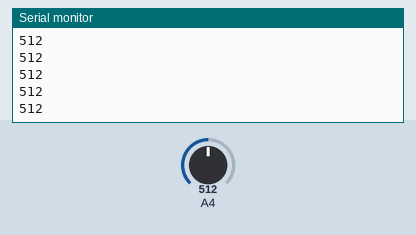
This sketch was run on a simulated Arduino Nano, built with avr-gcc and run on an emulated ATmega328P. Shown: the last lines printed to the serial monitor. The inputs (shaded band) are chosen by the test bench; at power-on: A4 = 512.

Above: at 1.2 s.
1.3 s: A4 set to 716
At 1.9 s:
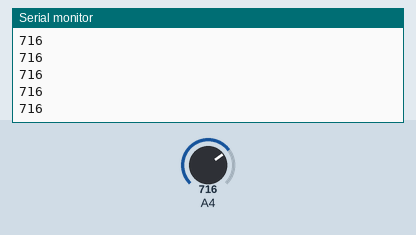
2.8 s: A4 set to 900
At 3.5 s:
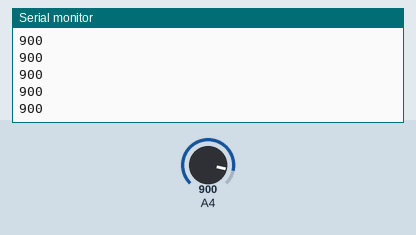
Timing chart, 0 to 5.8 s (numbered marks = the images above; inputs shaded):
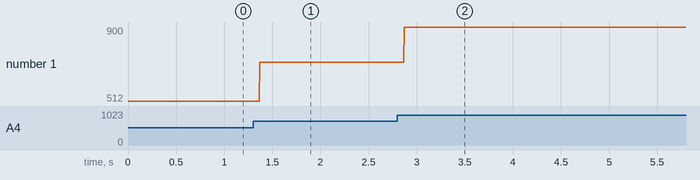

The sketch:

Testflowmeter.ino
```cpp
#include <Wire.h>
float avgFlowlow = 0;
float avgFlowhigh = 0;

//The purpose of this code is two test the two flow sensors on PCB. It will have four outputs on the serial monitor of a given time.
// Flow meter for high flow rate 0.6 LPM aldahyde
//1.Raw data frim analogread
//2.transferred value from raw data which corresponds to flow rate
// Flow meter for low flow rate 0.2 LPM sorbent
//3.Raw data frim analogread
//4.transferred value from raw data which corresponds to flow rate


void setup() {
  Serial.begin(9600);
}


void Return_Low_Flow_Rate() {
  float curFlow = 0;
  uint16_t sensorvalue = 0;
  sensorvalue = analogRead(A4);
  Serial.println(sensorvalue);
 // Serial.println("The analog output for lowflow  is " + sensorvalue );
  float Vo = sensorvalue * (3.3 / 1023.0);
  curFlow = 2*Vo - 2;
  avgFlowlow += (curFlow - avgFlowlow) / 32;
 // Serial.print("The current average Flow recorded from the lowflow sensor is ");
 //Serial.println(avgFlowlow);
}


void Return_High_Flow_Rate() {
  float curFlow = 0;
  uint16_t sensorvalue = 0;
  sensorvalue = analogRead(A6);
  Serial.println("The analog output for highflow is "+ sensorvalue);
  float Vo = sensorvalue * (5.0 / 1023.0);
  Serial.println(sensorvalue);
  curFlow = 0.75 * (((Vo / 5) - 0.5) / 0.4);
  avgFlowhigh += (curFlow - avgFlowhigh) / 32;
  Serial.print("The current average Flow recorded from the highflow sensor is ");
  Serial.println(avgFlowhigh);
}

void loop(){
  Return_Low_Flow_Rate();
  //Return_High_Flow_Rate();
}
```

Measured:
- after the input at 1.3 s, the serial monitor: prints a new line after 0.07 s (image 1)
- after the input at 2.8 s, the serial monitor: prints a new line after 0.07 s (image 2)
- plotted number 1: 512 → 716 after the input at 1.3 s, 716 → 900 after the input at 2.8 s
